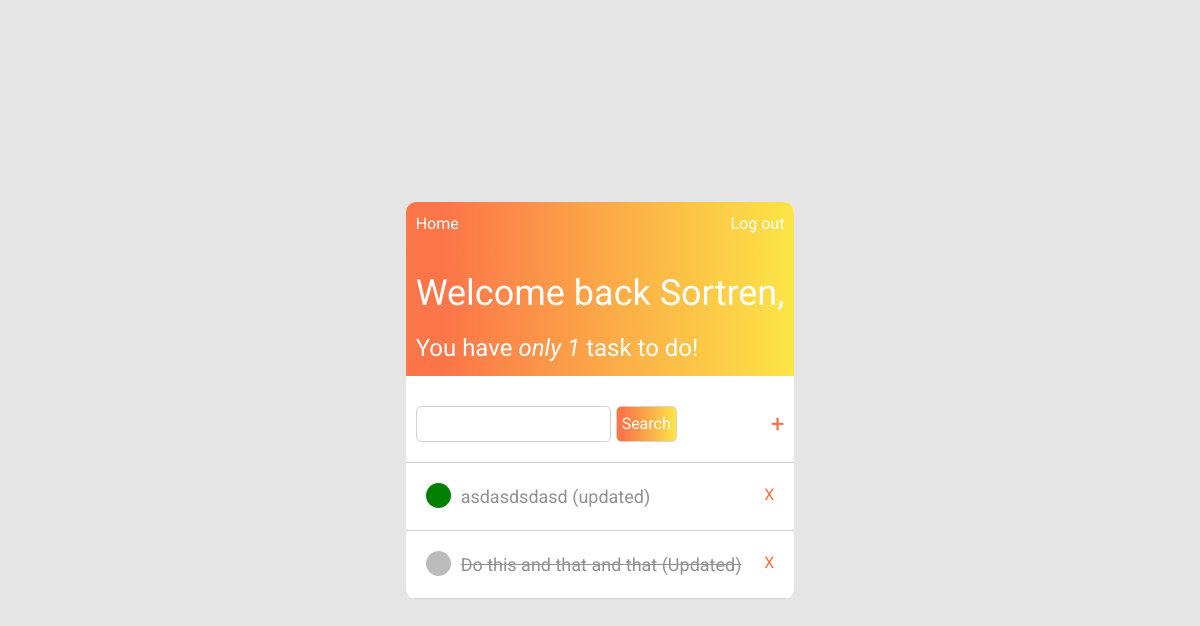
Before: / (signed in) with the older database file.
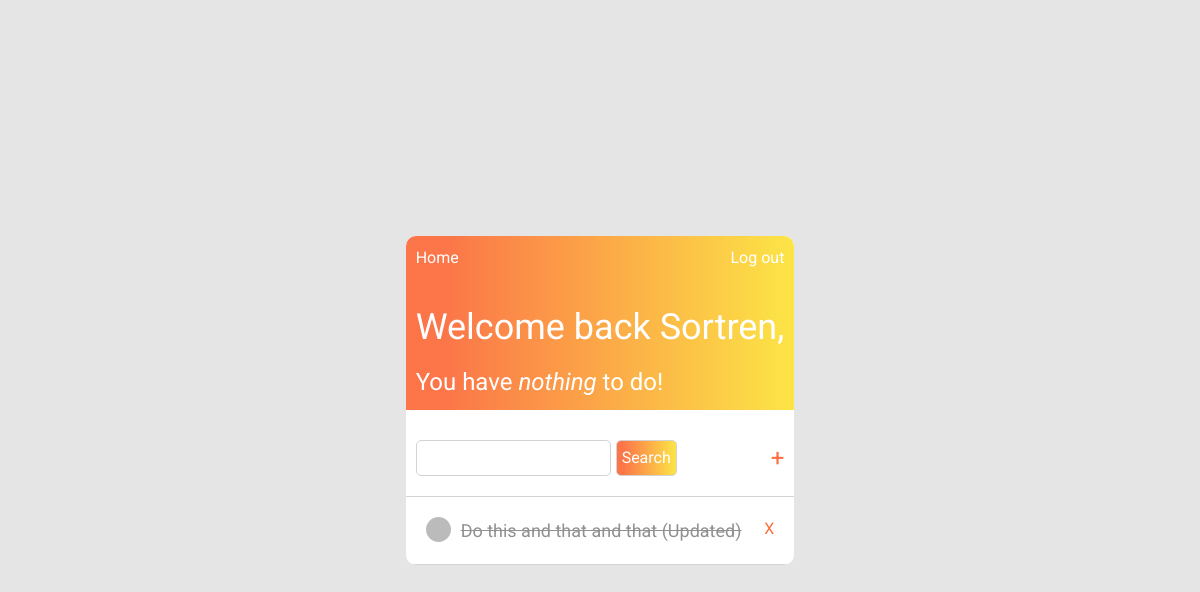
After: the same page with the newer database file.
### to_do/models.py (models this page shows, shortened)
class Task(models.Model):
    title = models.CharField(max_length=100)
    content = models.TextField()
    date_posted = models.DateTimeField(default=timezone.now)
    finished = models.BooleanField(default=False)
    updated = models.BooleanField(default=False)
    author = models.ForeignKey(User, on_delete=models.CASCADE)

### to_do/views.py (the view)
# urls.py: 2. Add a URL to urlpatterns:  path('', views.home, name='home')
@login_required(login_url='login')
def home(request):
    context = {
        'tasks': Task.objects.filter(author=request.user).order_by('-id'),
        'incomplete': Task.objects.filter(author=request.user, finished=False).count(),
    }
    return render(request, 'to_do/home.html', context)

### to_do/templates/to_do/home.html
{%extends "to_do/base_home.html"%}
{% block tasks-to-do %}
  <span class="incomplete">
    You have
    {% if not incomplete %}
      <i>nothing</i>
    {% else %}
      <i>only {{ incomplete }}</i>
    {% endif %}
    {% if incomplete > 1%}
      tasks
    {%elif incomplete == 1%}
      task
    {%endif%}
      to do!
  </span>
{% endblock tasks-to-do %}
{% block search-add %}
  <div class="search-add">
    <div class="search">
        <input type="text" class = "input">
        <button class = "button-search">Search</button>
    </div>
    <div class="add">
        <a href = "{% url 'add-task' %}" class = "add-task">+</a>
    </div>
  </div>
{% endblock search-add %}
{%block tasks%}
  {% for task in tasks %}
    <div class="task">
      <div class="content">
        {% if task.finished %}
          <span class="dot" style="background-color: #bbb"></span>
          <a href="{% url 'update-task' task.id %}" class="task-title"><s>{{ task.title }} {% if task.updated %} (updated) {% endif %}</s></a>
        {% else %}
          <span class="dot" style="background-color:green"></span>
          <a href="{% url 'update-task' task.id %}" class="task-title">{{ task.title }} {% if task.updated %} (updated) {% endif %}</a>
        {% endif %}
      </div>
      <a href="{% url 'delete-task' task.id %}" class="delete-task">X</a>
    </div>
  {%endfor%}
{%endblock tasks%}

Changed rows visible on the page:
removed Task: title "asdasdsdasd", updated "(updated)"
Other visible differences:
{{ incomplete }}: "1" → (not shown)
text no longer shown: "only task"
text now shown: "nothing"
